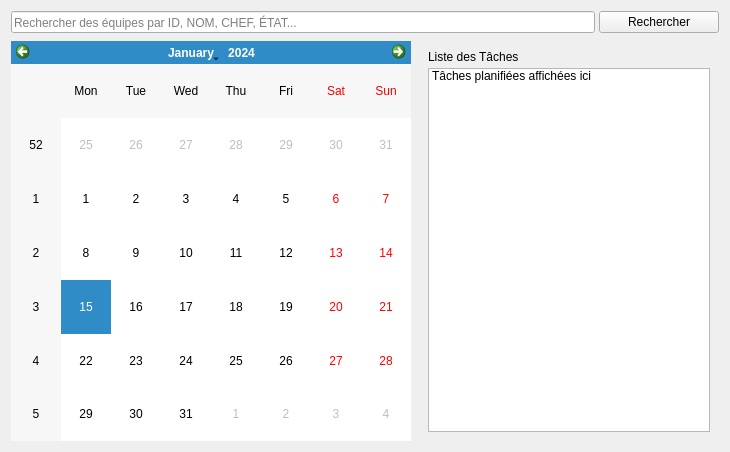
         <widget class="QWidget" name="page_planification">
          <layout class="QVBoxLayout" name="planLayout">
           <property name="spacing">
            <number>8</number>
           </property>
           <item>
            <layout class="QHBoxLayout" name="planSearchLayout">
             <property name="spacing">
              <number>4</number>
             </property>
             <item>
              <widget class="QLineEdit" name="lineEdit_2">
               <property name="placeholderText">
                <string>Rechercher des équipes par ID, NOM, CHEF, ÉTAT...</string>
               </property>
              </widget>
             </item>
             <item>
              <widget class="QPushButton" name="pushButton_24">
               <property name="minimumSize">
                <size>
                 <width>120</width>
                 <height>0</height>
                </size>
               </property>
               <property name="maximumSize">
                <size>
                 <width>150</width>
                 <height>16777215</height>
                </size>
               </property>
               <property name="text">
                <string>Rechercher</string>
               </property>
              </widget>
             </item>
            </layout>
           </item>
           <item>
            <layout class="QHBoxLayout" name="planContentLayout">
             <property name="spacing">
              <number>8</number>
             </property>
             <item>
              <widget class="QCalendarWidget" name="calendarWidget">
               <property name="sizePolicy">
                <sizepolicy hsizetype="Expanding" vsizetype="Expanding">
                 <horstretch>1</horstretch>
                 <verstretch>1</verstretch>
                </sizepolicy>
               </property>
               <property name="minimumSize">
                <size>
                 <width>400</width>
                 <height>400</height>
                </size>
               </property>
              </widget>
             </item>
             <item>
              <widget class="QFrame" name="taskFrame" native="true">
               <property name="sizePolicy">
                <sizepolicy hsizetype="Expanding" vsizetype="Expanding">
                 <horstretch>1</horstretch>
                 <verstretch>1</verstretch>
                </sizepolicy>
               </property>
               <property name="minimumSize">
                <size>
                 <width>300</width>
                 <height>400</height>
                </size>
               </property>
               <layout class="QVBoxLayout" name="taskLayout">
                <property name="spacing">
                 <number>4</number>
                </property>
                <item>
                 <widget class="QLabel" name="taskLabel">
                  <property name="text">
                   <string>Liste des Tâches</string>
                  </property>
                 </widget>
                </item>
                <item>
                 <widget class="QListWidget" name="listWidget">
                  <property name="sizePolicy">
                   <sizepolicy hsizetype="Expanding" vsizetype="Expanding">
                    <horstretch>0</horstretch>
                    <verstretch>1</verstretch>
                   </sizepolicy>
                  </property>
                  <item>
                   <property name="text">
                    <string>Tâches planifiées affichées ici</string>
                   </property>
                  </item>
                 </widget>
                </item>
               </layout>
              </widget>
             </item>
            </layout>
           </item>
          </layout>
         </widget>
